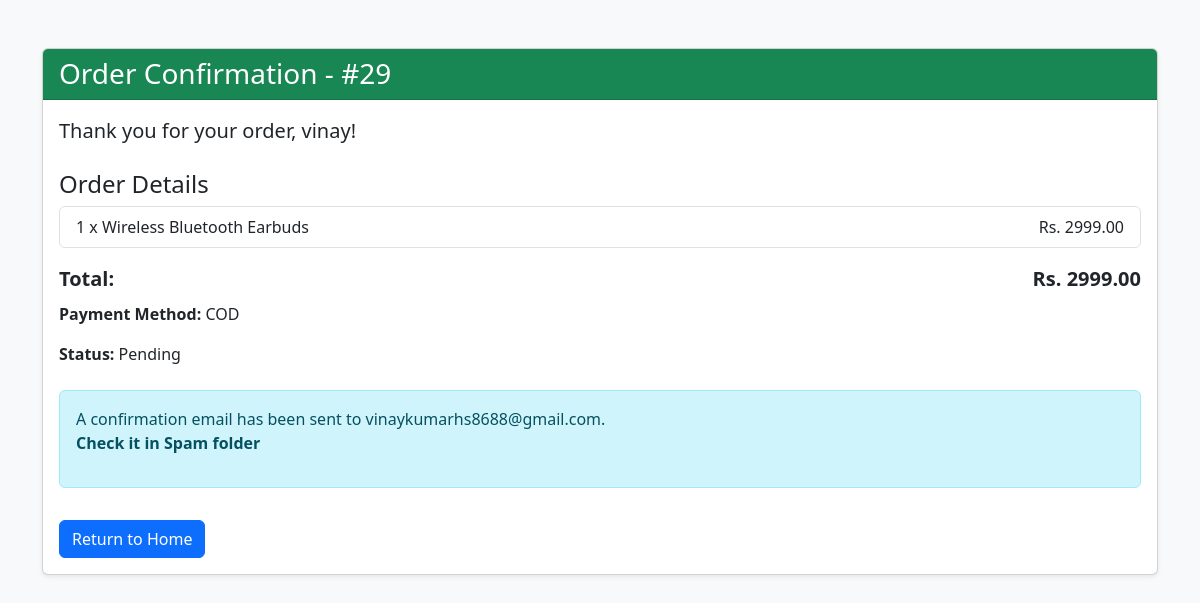
The app's page /order/confirmation/ (signed in) with its own data.
### Store/models.py (models this page shows, shortened)
class Order(models.Model):
    PAYMENT_METHOD_CHOICES = [
        ('COD'),
        ('ONLINE')
    ]
    PAYMENT_STATUS_CHOICES = [
        ('Unpaid', 'Unpaid'),
        ('Paid', 'Paid')
    ]
    ORDER_STATUS_CHOICES = [
        ('Pending', 'Pending'),
        ('Shipped', 'Shipped'),
        ('Delivered', 'Delivered'),
        ('Cancelled', 'Cancelled')
    ]
    user = models.ForeignKey(User, on_delete=models.CASCADE)
    total = models.DecimalField(max_digits=10, decimal_places=2)
    created_at = models.DateTimeField(auto_now_add=True)
    status = models.CharField(max_length=20, default='Pending')
    payment_status = models.CharField(max_length=20, default='Unpaid')
    payment_method = models.CharField(max_length=50, default='COD')

class OrderItem(models.Model):
    order = models.ForeignKey(Order, on_delete=models.CASCADE)
    product = models.ForeignKey(Product, on_delete=models.CASCADE)
    quantity = models.PositiveIntegerField()
    price = models.DecimalField(max_digits=10, decimal_places=2)

class Product(models.Model):
    name = models.CharField(max_length=200)
    description = models.TextField()
    price = models.DecimalField(max_digits=10, decimal_places=2)
    category = models.ForeignKey(Category, on_delete=models.CASCADE)
    image = models.ImageField(upload_to='products/', null=True, blank=True)
    stock = models.PositiveIntegerField(default=0)

### Store/views.py (the view)
# urls.py: path('order/confirmation/', views.order_confirmation, name='order_confirmation'),
def order_confirmation(request):
    order = Order.objects.filter(user=request.user).order_by('-created_at').first()
    if not order:
        messages.error(request, "No order found!")
        return redirect('home')
    order_items = OrderItem.objects.filter(order=order)
    subject = 'Order Confirmation from EveryDay Store'
    from_email = 'Store@EveryDay.com'
    to_email = [request.user.email]
    text_content = f"Thank you for your order, {request.user.username}!\n\n" \
                   f"Order ID: {order.id}\n" \
                   f"Total Amount: Rs. {order.total}\n" \
                   f"Payment Method: {order.payment_method}\n\n" \
                   "We are processing your order and will notify you once it has shipped. " \
                   "Thank you for shopping with us!"
    html_content = f"""
    <!DOCTYPE html>
    <html lang="en">
    <head>
        <meta charset="UTF-8">
        <meta name="viewport" content="width=device-width, initial-scale=1.0">
        <title>Order Confirmation</title>
        <style>
            body {{
                font-family: 'Segoe UI', Tahoma, Geneva, Verdana, sans-serif;
                background-color: #f2f2f2;
                margin: 0;
                padding: 0;
            }}
            .email-container {{
                background-color: white;
                max-width: 600px;
                margin: 40px auto;
                border-radius: 10px;
                box-shadow: 0 4px 20px rgba(0, 0, 0, 0.1);
                overflow: hidden;
            }}
            .email-header {{
                background-color: #007bff;
                color: white;
                text-align: center;
                padding: 20px;
            }}
            .email-body {{
                padding: 20px;
                color: #333;
            }}
            h2 {{
                color: #007bff;
            }}
            p {{
                line-height: 1.6;
                margin: 10px 0;
            }}
            .order-details {{
                background-color: #f9f9f9;
                border: 1px solid #ddd;
                border-radius: 8px;
                padding: 15px;
                margin: 20px 0;
            }}
            .order-details p {{
                margin: 5px 0;
            }}
            .button {{
                background-color: #007bff;
                color: white;
                padding: 12px 25px;
                border-radius: 5px;
                text-decoration: none;
                display: inline-block;
                margin-top: 15px;
                transition: background-color 0.3s;
            }}
            .button:hover {{
                background-color: #0056b3;
            }}
            .footer {{
                background-color: #f4f4f4;
                text-align: center;
                padding: 15px;
                font-size: 12px;
                color: #666;
            }}
            .footer a {{
                color: #007bff;
                text-decoration: none;
            }}
            .footer a:hover {{
                text-decoration: underline;
            }}
        </style>
    </head>
    <body>
        <div class="email-container">
            <div class="email-header">
                <h1>Order Confirmation</h1>
            </div>
            <div class="email-body">
                <h2>Hello {request.user.username},</h2>
                <p>Thank you for your order! We appreciate your trust in us and are excited to serve you.</p>
                <div class="order-details">
                    <p><strong>Order ID:</strong> {order.id}</p>
                    <p><strong>Total Amount:</strong> Rs. {order.total}</p>
                    <p><strong>Payment Method:</strong> {order.payment_method}</p>
                </div>
                <p>We are processing your order and will notify you once it has shipped.</p>


            </div>
            <div class="footer">
                <p>Thank you for shopping with us!<br>Best regards,<br><strong>EveryDay Store</strong></p>

            </div>
        </div>
    </body>
</html>
    """
    email = EmailMultiAlternatives(subject, text_content, from_email, to_email)
    email.attach_alternative(html_content, "text/html")
    email.send()
    return render(request, 'store/order_confirm.html', {
        'order': order,
        'items': order_items,
        'total': order.total,
        'payment_method': order.payment_method,
    })

### Store/templates/store/order_confirm.html (shortened to what this page needs)
<!DOCTYPE html>
<html lang="en">
<head>
    <link href="https://cdn.jsdelivr.net/npm/bootstrap@5.3.0/dist/css/bootstrap.min.css" rel="stylesheet">
</head>
<body class="bg-light">
    <div class="container my-5">
        <div class="card shadow-sm">
            <div class="card-header bg-success text-white">
                <h1 class="h3 mb-0">Order Confirmation - #{{ order.id }}</h1>
            </div>
            <div class="card-body">
                <p class="lead">Thank you for your order, {{ request.user.username }}!</p>
                <h2 class="h4 mt-4">Order Details</h2>
                <ul class="list-group mb-3">
                    {% for item in items %}
                        <li class="list-group-item d-flex justify-content-between align-items-center">
                            {{ item.quantity }} x {{ item.product.name }}
                            <span class="">Rs. {{ item.price }}</span>
                        </li>
                    {% endfor %}
                </ul>
                <div class="d-flex justify-content-between fw-bold fs-5">
                    <span>Total:</span>
                    <span>Rs. {{ total }}</span>
                </div>
                <p class="mt-2"><strong>Payment Method:</strong> {{ payment_method }}</p>
                <p><strong>Status:</strong> {{ order.status }}</p>
                <div class="alert alert-info mt-4">
                    A confirmation email has been sent to {{ request.user.email }}.
                    <p class="fw-bold">Check it in Spam folder</p>
                </div>
                <a href="{% url 'home' %}" class="btn btn-primary mt-3">Return to Home</a>
            </div>
        </div>
    </div>
</body>
</html>

### records on screen
Order: id "29", total "2999.00", payment_method "COD", status "Pending"
OrderItem: quantity "1", product.name "Wireless Bluetooth Earbuds", price "2999.00"

### other values on screen
{{ request.user.username }} "vinay"
{{ request.user.email }} "vinaykumarhs8688@gmail.com"
